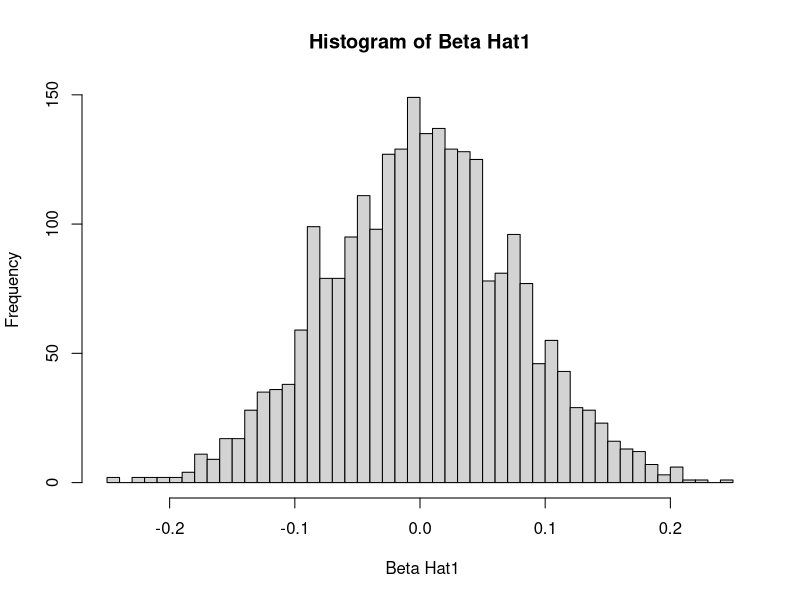

Write the R code that produced this figure.
# (c) Import the data in skeptic.csv and fit a SLR model. The variable names in skeptic.csv follow the same convention as those returned by  sim_slr(). Extract the fitted coefficient for β1.
# 
# (d) Re-plot the histogram from (b). Now add a vertical red line at the value of β1^ in part (c). To do so, you’ll need to use  abline(v = c, col = "red") where c is your value.
# 
# (e) Your value of β1^ in (c) should be negative. What proportion of the beta_hat_1 values is smaller than your β1^? Return this proportion, as well as this proportion multiplied by 2.
# 
# (f) Based on your histogram and part (e), do you think the skeptic.csv data could have been generated by the model given above? Briefly explain.



birthday = 19920720
set.seed(birthday)

num_obs = 75
beta_0  = 3
beta_1  = 0
sigma   = 2
x = runif(n = 75, 0, 10)



sim_slr = function(x, beta_0 = 3, beta_1 = 0, sigma = 2) {
  n = length(x)
  epsilon = rnorm(n, mean = 0, sd = sigma)
  y = beta_0 + beta_1 * x + epsilon
  data.frame(predictor = x, response = y)
}

options(scipen = 999)
beta_hat_1 <- as.vector(rep(0,2500))
for (i in 1:2500)
{
  sim_temp <- sim_slr(x = x, beta_0 = 3, beta_1 = 0, sigma = 2)
  slr_temp <-  lm(response ~ predictor,data = sim_temp)
  coef <-  coef(slr_temp)[2]
  beta_hat_1[i] <- coef
  i <- i+1
}


histogram_beta_hat1 = hist(beta_hat_1, breaks = 50,
                           main = "Histogram of Beta Hat1",
                           xlab = " Beta Hat1")
























skeptic <- read.csv("skeptic.csv")

slr_skeptic <- lm(response~predictor, data =skeptic)
beta_1hat <- summary(slr_skeptic)$coefficients[1,1]





